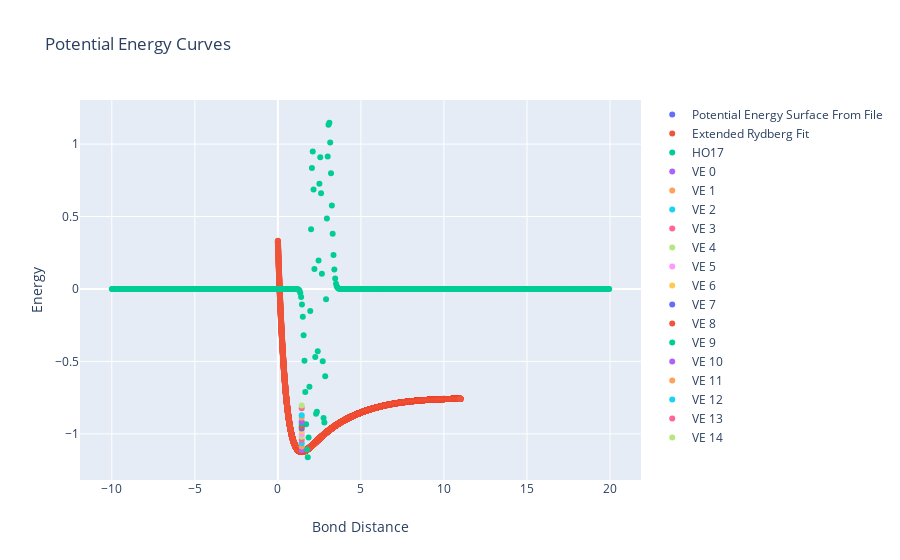

The code cell stored with this chart in its notebook:
### Code cell
#Run Functions with Jupyter Widgets Overlay Here

print("Please choose how you like to set up the Extended-Rydberg Equation:")
choice = widgets.ToggleButtons(
    options = ["Use File", "Use Diatomic Constants"],
    button_style = "info",
    tooltips = ["", "Use Diatomic Constants"],
    value = None,
)

basisSize = widgets.IntText()

display(choice)

choice.observe(main, "value")

### Figure 1 — Plotly figure (JSON) as saved in the notebook; plotly's stock layout.template omitted (floating-point values rounded to 4 significant figures; data arrays with more than 128 entries replaced by an {"elided": "..."} marker saying what was removed)
{"data": [{"connectgaps": true, "mode": "markers", "name": "Potential Energy Surface From File", "type": "scatter", "x": {"elided": "901 float values"}, "y": {"elided": "901 float values"}}, {"connectgaps": true, "mode": "markers", "name": "Extended Rydberg Fit", "type": "scatter", "x": {"elided": "11001 float values"}, "y": {"elided": "11001 float values"}}, {"connectgaps": true, "mode": "markers", "name": "HO17", "type": "scatter", "x": {"elided": "600 float values"}, "y": {"elided": "600 float values"}}, {"connectgaps": true, "mode": "markers", "name": "VE 0", "type": "scatter", "x": [1.435], "y": [-1.111]}, {"connectgaps": true, "mode": "markers", "name": "VE 1", "type": "scatter", "x": [1.435], "y": [-1.088]}, {"connectgaps": true, "mode": "markers", "name": "VE 2", "type": "scatter", "x": [1.435], "y": [-1.065]}, {"connectgaps": true, "mode": "markers", "name": "VE 3", "type": "scatter", "x": [1.435], "y": [-1.042]}, {"connectgaps": true, "mode": "markers", "name": "VE 4", "type": "scatter", "x": [1.435], "y": [-1.021]}, {"connectgaps": true, "mode": "markers", "name": "VE 5", "type": "scatter", "x": [1.435], "y": [-1.0]}, {"connectgaps": true, "mode": "markers", "name": "VE 6", "type": "scatter", "x": [1.435], "y": [-0.981]}, {"connectgaps": true, "mode": "markers", "name": "VE 7", "type": "scatter", "x": [1.435], "y": [-0.9634]}, {"connectgaps": true, "mode": "markers", "name": "VE 8", "type": "scatter", "x": [1.435], "y": [-0.9476]}, {"connectgaps": true, "mode": "markers", "name": "VE 9", "type": "scatter", "x": [1.435], "y": [-0.9298]}, {"connectgaps": true, "mode": "markers", "name": "VE 10", "type": "scatter", "x": [1.435], "y": [-0.9164]}, {"connectgaps": true, "mode": "markers", "name": "VE 11", "type": "scatter", "x": [1.435], "y": [-0.888]}, {"connectgaps": true, "mode": "markers", "name": "VE 12", "type": "scatter", "x": [1.435], "y": [-0.8723]}, {"connectgaps": true, "mode": "markers", "name": "VE 13", "type": "scatter", "x": [1.435], "y": [-0.823]}, {"connectgaps": true, "mode": "markers", "name": "VE 14", "type": "scatter", "x": [1.435], "y": [-0.804]}], "layout": {"title": {"text": "Potential Energy Curves"}, "xaxis": {"title": {"text": "Bond Distance"}}, "yaxis": {"title": {"text": "Energy"}}}}
